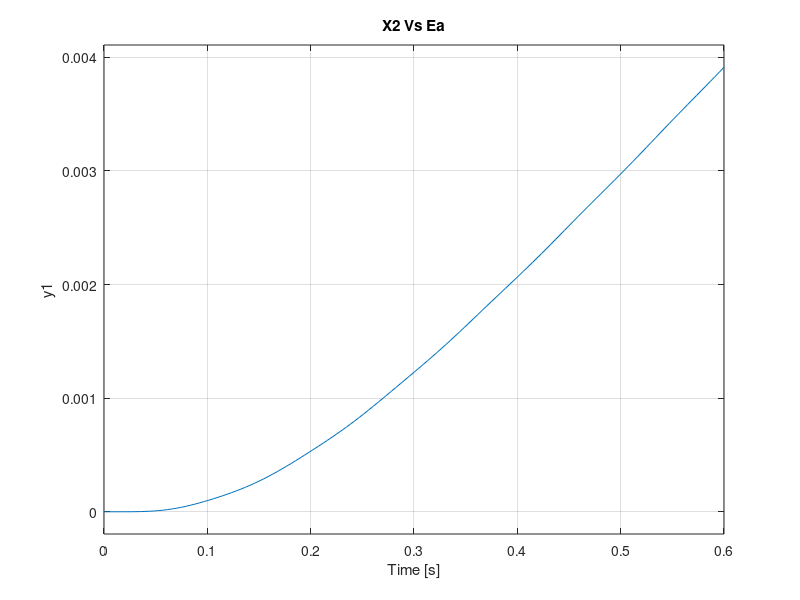

Recreate this plot in MATLAB.
clc, clear all, close all

m1 = 1;
m2 = 0.2;
R = 10;
L = 0.5;
Kt = 50;
Ke = 10;
J = 10;
r = 0.1;
b = 2;
k = 1000;

g = 9.8;

s = tf('s');

figure(1)
subplot(4,1,1);
theta = (Kt/((s*J+b)*(s*L+R) + Kt*Ke))*(1/s);
step(theta)
title('Theta Vs Ea');

I = s*theta*(s*J+b)/Kt;
subplot(4,1,2);
step(I)
title('Current Vs Ea');

X1 = r*theta;
% X1 = (Kt*I/r)/(m1*s^2);
subplot(4,1,3);
step(X1)
title('X1 Vs Ea');

X2 = k*X1/(m2*s^2 + k);
subplot(4,1,4);
step(X2);
title('X2 Vs Ea');

% G = (k*Kt/r/m1) * (1/s^2) * (s*J+b)/((s*J+b)*(s*L+R) + Kt*Ke) *1/(m2*s^2 + k);
% step(G)